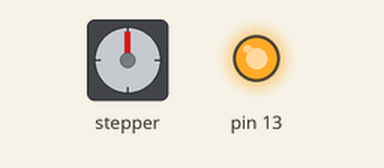
Simulated run of this sketch. Board: Arduino Uno, built with avr-gcc and run on an emulated ATmega328P. Shown: stepper motor, output pins drawn as LEDs (lit = HIGH). Wiring (inferred from the names in the program): stepper motor driver (200 steps per turn assumed): step pin 6; direction pin 7; enable pin 8. Pins used as bus, display or sensor lines are not drawn; what the sketch prints to the serial monitor is not drawn.

Above: at 0.05 s.
At 0.3 s:
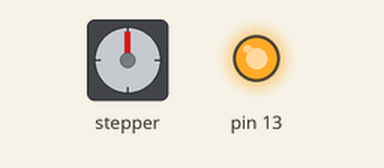
At 1.3 s:
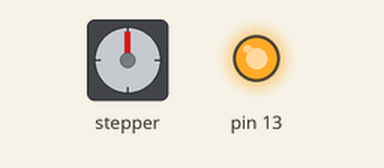
At 2.6 s:
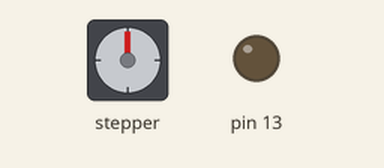
Timing chart, 0 to 6.1 s (numbered marks = the images above):
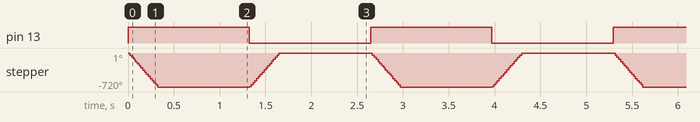

Measured:
- by itself, pin 13: alternates HIGH for 1.3 s and LOW for 1.3 s
- by itself, stepper: turns 720° counter-clockwise in 0.30 s, then 720° clockwise in 0.32 s, repeating every 2.6 s

The sketch:

wall_puzzle.ino
```cpp
// Ryan Jacoby


int ENABLE = 8;
int DIRECTION = 7;
int STEP = 6;

void setup() {

    pinMode(ENABLE, OUTPUT);
    pinMode(DIRECTION, OUTPUT);
    pinMode(STEP, OUTPUT);
    pinMode(13, OUTPUT);

    Serial.begin(115200);
}

void loop() {

    for (int d_time = 50; d_time <= 1000; d_time += 50) {
        d_time = 400;

        Serial.println(d_time);

        digitalWrite(13, HIGH);

        digitalWrite(ENABLE, LOW);  // Enable driver
        digitalWrite(DIRECTION, LOW);  // Set direction in
        for (int i = 0; i < 400; i++) {
            digitalWrite(STEP, HIGH);
            delayMicroseconds(d_time);
            digitalWrite(STEP, LOW);
            delayMicroseconds(d_time);
        }
        digitalWrite(ENABLE, HIGH);  // Disable driver

        delay(1000);

        digitalWrite(13, LOW);

        digitalWrite(ENABLE, LOW);  // Enable driver
        digitalWrite(DIRECTION, HIGH);  // Set direction out
        for (int i = 0; i < 400; i++) {
            digitalWrite(STEP, HIGH);
            delayMicroseconds(d_time);
            digitalWrite(STEP, LOW);
            delayMicroseconds(d_time);
        }
        digitalWrite(ENABLE, HIGH);  // Disable driver

        delay(1000);
    }
}
```
